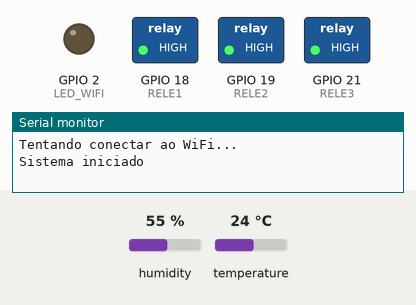
Simulated run of this sketch. Board: ESP32. Shown: switched loads named in the sketch (green lamp = pin HIGH), output pins drawn as LEDs (lit = HIGH), the last lines printed to the serial monitor. The test bench sets the inputs (shaded band); at power-on: temperature 24 °C, humidity 55 %. WiFi joins after 1.5 s; servers stay silent unless stated; no MQTT or app messages arrive unless stated.

Above: at 0.1 s.
At 5.8 s:
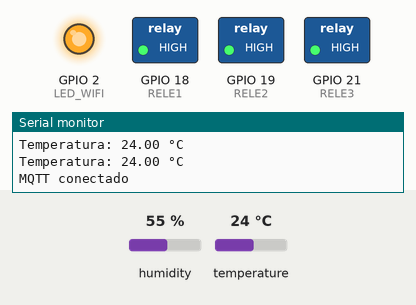
5.9 s: temperature set to 28 °C
7.4 s: temperature set to 31 °C
At 11.0 s:
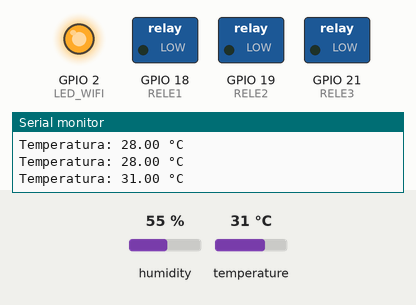
Timing chart, 0 to 12.5 s (numbered marks = the images above; inputs shaded):
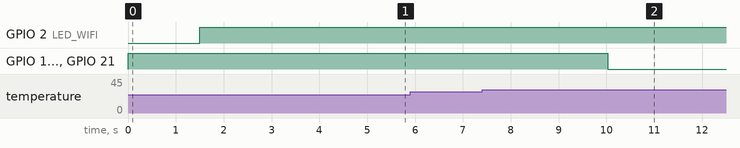

Measured:
- the behaviour switches between 29 and 30 °C on temperature (found by bisection; images 1 and 2)
- after the input at 7.4 s, GPIO 18 (RELE1), GPIO 19 (RELE2), GPIO 21 (RELE3): HIGH → LOW after 2.6 s

The sketch:

ESP32V6CALLBACK.ino
```cpp
#include <DHT.h>
#include <WiFi.h>
#include <PubSubClient.h>
#include <esp_task_wdt.h>
#include <ArduinoOTA.h>

float TEMP_LIGAR_1 = 16.0;
float TEMP_LIGAR_2 = 17.0;
float TEMP_LIGAR_3 = 18.0;

float HISTERESIS = 1.5;
unsigned long TEMPO_MINIMO = 30000;

#define DHTPIN 4
#define DHTTYPE DHT11

#define RELE1 18
#define RELE2 19
#define RELE3 21

#define LED_WIFI 2

#define WATCHDOG_TIMEOUT 10

const char* ssid = "Jaringangay";
const char* password = "cartas259";

const char* mqtt_server = "200.18.75.25";
const int mqtt_port = 8025;

WiFiClient espClient;
PubSubClient mqtt(espClient);

DHT dht(DHTPIN, DHTTYPE);

bool estadoRele1 = false;
bool estadoRele2 = false;
bool estadoRele3 = false;

bool modoAutomatico = true;
bool falhaSensor = false;
bool alarmeTemperatura = false;
bool wifiConectadoAntes = false;

float temperaturaAtual = 0.0;

unsigned long ultimoToggle1 = 0;
unsigned long ultimoToggle2 = 0;
unsigned long ultimoToggle3 = 0;

unsigned long ultimoEnvioMQTT = 0;
unsigned long ultimoTentativaWiFi = 0;
unsigned long ultimoTentativaMQTT = 0;
unsigned long ultimaLeituraSensor = 0;
unsigned long ultimaComunicacaoMQTT = 0;

const unsigned long TIMEOUT_MODO_MANUAL = 60000;

int falhasDHT = 0;
const int LIMITE_FALHAS_DHT = 999;

void ligarRele(int relePin, bool &estadoAtual) {
  digitalWrite(relePin, LOW);
  estadoAtual = true;
}

void desligarRele(int relePin, bool &estadoAtual) {
  digitalWrite(relePin, HIGH);
  estadoAtual = false;
}

void publicarEstadoModo() {
  if (!mqtt.connected()) return;
  mqtt.publish("granja/galpao1/modo", modoAutomatico ? "AUTO" : "MANUAL");
}

void publicarEstadosReles() {
  if (!mqtt.connected()) return;

  mqtt.publish("granja/galpao1/reles/rele1", estadoRele1 ? "ON" : "OFF");
  mqtt.publish("granja/galpao1/reles/rele2", estadoRele2 ? "ON" : "OFF");
  mqtt.publish("granja/galpao1/reles/rele3", estadoRele3 ? "ON" : "OFF");
}

void callback(char* topic, byte* payload, unsigned int length) {
  String topico = String(topic);
  String mensagem = "";

  for (unsigned int i = 0; i < length; i++) {
    mensagem += (char)payload[i];
  }

  mensagem.trim();
  ultimaComunicacaoMQTT = millis();

  if (topico == "granja/galpao1/comandos/modo") {

    if (mensagem == "AUTO") {
      modoAutomatico = true;
      Serial.println("Modo alterado para AUTO");
      publicarEstadoModo();
    }

    else if (mensagem == "MANUAL") {
      modoAutomatico = false;
      Serial.println("Modo alterado para MANUAL");
      publicarEstadoModo();
    }

    else {
      Serial.print("Comando de modo invalido: ");
      Serial.println(mensagem);
    }

    return;
  }

  if (modoAutomatico) {
    Serial.println("Comando de rele ignorado: sistema em AUTO");
    return;
  }

  if (falhaSensor || alarmeTemperatura) {
    Serial.println("Comando manual ignorado: seguranca ativa");
    return;
  }

  if (topico == "granja/galpao1/comandos/rele1") {
    if (mensagem == "ON") ligarRele(RELE1, estadoRele1);
    else if (mensagem == "OFF") desligarRele(RELE1, estadoRele1);
  }

  else if (topico == "granja/galpao1/comandos/rele2") {
    if (mensagem == "ON") ligarRele(RELE2, estadoRele2);
    else if (mensagem == "OFF") desligarRele(RELE2, estadoRele2);
  }

  else if (topico == "granja/galpao1/comandos/rele3") {
    if (mensagem == "ON") ligarRele(RELE3, estadoRele3);
    else if (mensagem == "OFF") desligarRele(RELE3, estadoRele3);
  }

  publicarEstadosReles();
}

void conectarWiFi() {
  static bool tentativaEmAndamento = false;

  if (WiFi.status() == WL_CONNECTED) {
    digitalWrite(LED_WIFI, HIGH);

    if (!wifiConectadoAntes) {
      Serial.println("WiFi conectado");
      Serial.print("IP: ");
      Serial.println(WiFi.localIP());
      wifiConectadoAntes = true;
    }

    tentativaEmAndamento = false;
    return;
  }

  digitalWrite(LED_WIFI, LOW);
  wifiConectadoAntes = false;

  if (!tentativaEmAndamento) {
    WiFi.begin(ssid, password);
    tentativaEmAndamento = true;
    ultimoTentativaWiFi = millis();
    Serial.println("Tentando conectar ao WiFi...");
    return;
  }

  if (millis() - ultimoTentativaWiFi >= 15000) {
    WiFi.disconnect();
    tentativaEmAndamento = false;
    Serial.println("Reiniciando tentativa WiFi...");
  }
}

void conectarMQTT() {
  if (mqtt.connected()) return;
  if (WiFi.status() != WL_CONNECTED) return;

  if (millis() - ultimoTentativaMQTT >= 5000) {
    ultimoTentativaMQTT = millis();

    if (mqtt.connect("ESP32_GALPAO_1")) {
      Serial.println("MQTT conectado");

      ultimaComunicacaoMQTT = millis();

      mqtt.subscribe("granja/galpao1/comandos/modo");
      mqtt.subscribe("granja/galpao1/comandos/rele1");
      mqtt.subscribe("granja/galpao1/comandos/rele2");
      mqtt.subscribe("granja/galpao1/comandos/rele3");

      publicarEstadoModo();
      publicarEstadosReles();

    } else {
      Serial.print("Falha MQTT: ");
      Serial.println(mqtt.state());
    }
  }
}

void configurarOTA() {
  ArduinoOTA.setHostname("ESP32-GALPAO-1");

  ArduinoOTA.onStart([]() {
    Serial.println("Iniciando atualização OTA");
  });

  ArduinoOTA.onEnd([]() {
    Serial.println("Atualização OTA finalizada");
  });

  ArduinoOTA.onError([](ota_error_t error) {
    Serial.print("Erro OTA: ");
    Serial.println(error);
  });

  ArduinoOTA.begin();
}

void publicarMQTT(float temperatura) {
  if (!mqtt.connected()) return;

  char tempStr[12];
  dtostrf(temperatura, 4, 2, tempStr);

  mqtt.publish("granja/galpao1/sensores/temperatura", tempStr);
  mqtt.publish("granja/galpao1/reles/rele1", estadoRele1 ? "ON" : "OFF");
  mqtt.publish("granja/galpao1/reles/rele2", estadoRele2 ? "ON" : "OFF");
  mqtt.publish("granja/galpao1/reles/rele3", estadoRele3 ? "ON" : "OFF");
  mqtt.publish("granja/galpao1/alarmes/falhaSensor", falhaSensor ? "TRUE" : "FALSE");
  mqtt.publish("granja/galpao1/alarmes/temperaturaAlta", alarmeTemperatura ? "TRUE" : "FALSE");
  mqtt.publish("granja/galpao1/modo", modoAutomatico ? "AUTO" : "MANUAL");
}

void failSafeSensor() {
  if (!falhaSensor) {
    ligarRele(RELE1, estadoRele1);
    ligarRele(RELE2, estadoRele2);
    ligarRele(RELE3, estadoRele3);

    falhaSensor = true;
    modoAutomatico = true;

    Serial.println("FALHA SENSOR - FAILSAFE ATIVADO");
  }
}

void forcarVentilacaoCritica() {
  ligarRele(RELE1, estadoRele1);
  ligarRele(RELE2, estadoRele2);
  ligarRele(RELE3, estadoRele3);
}

void verificarSegurancaModoManual() {
  if (!mqtt.connected() && !modoAutomatico) {
    modoAutomatico = true;
    Serial.println("MQTT desconectado: retornando para AUTO");
    return;
  }

  if (!modoAutomatico && millis() - ultimaComunicacaoMQTT >= TIMEOUT_MODO_MANUAL) {
    modoAutomatico = true;
    Serial.println("Timeout manual: retornando para AUTO");
    publicarEstadoModo();
  }
}

void controlarRele(
  float temperatura,
  float tempLigar,
  int relePin,
  bool &estadoAtual,
  unsigned long &ultimoToggle
) {
  unsigned long agora = millis();

  if (agora - ultimoToggle < TEMPO_MINIMO) {
    return;
  }

  if (!estadoAtual && temperatura >= tempLigar) {
    ligarRele(relePin, estadoAtual);
    ultimoToggle = agora;
  }

  else if (estadoAtual && temperatura <= (tempLigar - HISTERESIS)) {
    desligarRele(relePin, estadoAtual);
    ultimoToggle = agora;
  }
}

void configurarWatchdog() {
  esp_task_wdt_config_t wdt_config = {
    .timeout_ms = WATCHDOG_TIMEOUT * 1000,
    .idle_core_mask = (1 << portNUM_PROCESSORS) - 1,
    .trigger_panic = true
  };

  esp_task_wdt_init(&wdt_config);
  esp_task_wdt_add(NULL);
}

void setup() {
  Serial.begin(115200);

  dht.begin();

  pinMode(RELE1, OUTPUT);
  pinMode(RELE2, OUTPUT);
  pinMode(RELE3, OUTPUT);
  pinMode(LED_WIFI, OUTPUT);

  digitalWrite(LED_WIFI, LOW);

  desligarRele(RELE1, estadoRele1);
  desligarRele(RELE2, estadoRele2);
  desligarRele(RELE3, estadoRele3);

  configurarWatchdog();

  WiFi.mode(WIFI_STA);
  conectarWiFi();

  mqtt.setServer(mqtt_server, mqtt_port);
  mqtt.setCallback(callback);

  configurarOTA();

  Serial.println("Sistema iniciado");
}

void loop() {
  esp_task_wdt_reset();

  conectarWiFi();
  conectarMQTT();

  mqtt.loop();
  ArduinoOTA.handle();

  verificarSegurancaModoManual();

  if (millis() - ultimaLeituraSensor >= 2000) {
    ultimaLeituraSensor = millis();

    float temperaturaLida = dht.readTemperature();

    if (isnan(temperaturaLida)) {
      falhasDHT++;

      Serial.print("Falha leitura DHT: ");
      Serial.println(falhasDHT);

      if (falhasDHT >= LIMITE_FALHAS_DHT) {
        failSafeSensor();
      }

    } else {
      falhasDHT = 0;
      falhaSensor = false;

      temperaturaAtual = temperaturaLida;
      alarmeTemperatura = temperaturaAtual >= 30.0;

      Serial.print("Temperatura: ");
      Serial.print(temperaturaAtual);
      Serial.println(" °C");
    }
  }

  if (falhaSensor) {
    forcarVentilacaoCritica();
  }

  else if (alarmeTemperatura) {
    forcarVentilacaoCritica();
  }

  else if (modoAutomatico) {
    controlarRele(temperaturaAtual, TEMP_LIGAR_1, RELE1, estadoRele1, ultimoToggle1);
    controlarRele(temperaturaAtual, TEMP_LIGAR_2, RELE2, estadoRele2, ultimoToggle2);
    controlarRele(temperaturaAtual, TEMP_LIGAR_3, RELE3, estadoRele3, ultimoToggle3);
  }

  if (millis() - ultimoEnvioMQTT >= 5000) {
    ultimoEnvioMQTT = millis();

    if (falhaSensor) {
      publicarMQTT(-1);
    } else {
      publicarMQTT(temperaturaAtual);
    }
  }
}
```
